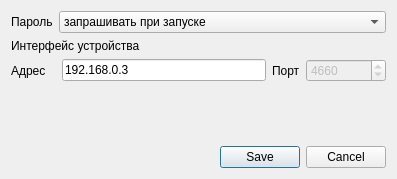
<?xml version="1.0" encoding="UTF-8"?>
<ui version="4.0">
 <class>dialog</class>
 <widget class="QDialog" name="dialog">
  <property name="geometry">
   <rect>
    <x>0</x>
    <y>0</y>
    <width>397</width>
    <height>179</height>
   </rect>
  </property>
  <property name="windowTitle">
   <string>Настройки</string>
  </property>
  <layout class="QVBoxLayout" name="verticalLayout">
   <item>
    <layout class="QHBoxLayout" name="horizontalLayout">
     <item>
      <widget class="QLabel" name="passwdPoliticLabel">
       <property name="text">
        <string>Пароль</string>
       </property>
      </widget>
     </item>
     <item>
      <widget class="QComboBox" name="passwdPoliticComboBox">
       <property name="sizePolicy">
        <sizepolicy hsizetype="Expanding" vsizetype="Fixed">
         <horstretch>0</horstretch>
         <verstretch>0</verstretch>
        </sizepolicy>
       </property>
       <item>
        <property name="text">
         <string>запрашивать при запуске</string>
        </property>
       </item>
       <item>
        <property name="text">
         <string>хранить в настройках</string>
        </property>
       </item>
      </widget>
     </item>
    </layout>
   </item>
   <item>
    <widget class="QLabel" name="devLabel">
     <property name="text">
      <string>Интерфейс устройства</string>
     </property>
    </widget>
   </item>
   <item>
    <layout class="QHBoxLayout" name="devHorizontalLayout">
     <item>
      <widget class="QLabel" name="devAddrLabel">
       <property name="text">
        <string>Адрес   </string>
       </property>
      </widget>
     </item>
     <item>
      <widget class="QLineEdit" name="devAddrLineEdit">
       <property name="text">
        <string>192.168.0.3</string>
       </property>
      </widget>
     </item>
     <item>
      <widget class="QLabel" name="devPortLabel">
       <property name="text">
        <string>Порт</string>
       </property>
      </widget>
     </item>
     <item>
      <widget class="QSpinBox" name="devPortSpinBox">
       <property name="enabled">
        <bool>false</bool>
       </property>
       <property name="minimumSize">
        <size>
         <width>80</width>
         <height>0</height>
        </size>
       </property>
       <property name="maximum">
        <number>65535</number>
       </property>
       <property name="value">
        <number>4660</number>
       </property>
      </widget>
     </item>
    </layout>
   </item>
   <item>
    <spacer name="verticalSpacer">
     <property name="orientation">
      <enum>Qt::Vertical</enum>
     </property>
     <property name="sizeHint" stdset="0">
      <size>
       <width>20</width>
       <height>4</height>
      </size>
     </property>
    </spacer>
   </item>
   <item>
    <widget class="QDialogButtonBox" name="buttonBox">
     <property name="orientation">
      <enum>Qt::Horizontal</enum>
     </property>
     <property name="standardButtons">
      <set>QDialogButtonBox::Cancel|QDialogButtonBox::Save</set>
     </property>
    </widget>
   </item>
  </layout>
 </widget>
 <resources/>
 <connections>
  <connection>
   <sender>buttonBox</sender>
   <signal>accepted()</signal>
   <receiver>dialog</receiver>
   <slot>accept()</slot>
   <hints>
    <hint type="sourcelabel">
     <x>248</x>
     <y>254</y>
    </hint>
    <hint type="destinationlabel">
     <x>157</x>
     <y>274</y>
    </hint>
   </hints>
  </connection>
  <connection>
   <sender>buttonBox</sender>
   <signal>rejected()</signal>
   <receiver>dialog</receiver>
   <slot>reject()</slot>
   <hints>
    <hint type="sourcelabel">
     <x>316</x>
     <y>260</y>
    </hint>
    <hint type="destinationlabel">
     <x>286</x>
     <y>274</y>
    </hint>
   </hints>
  </connection>
 </connections>
</ui>
